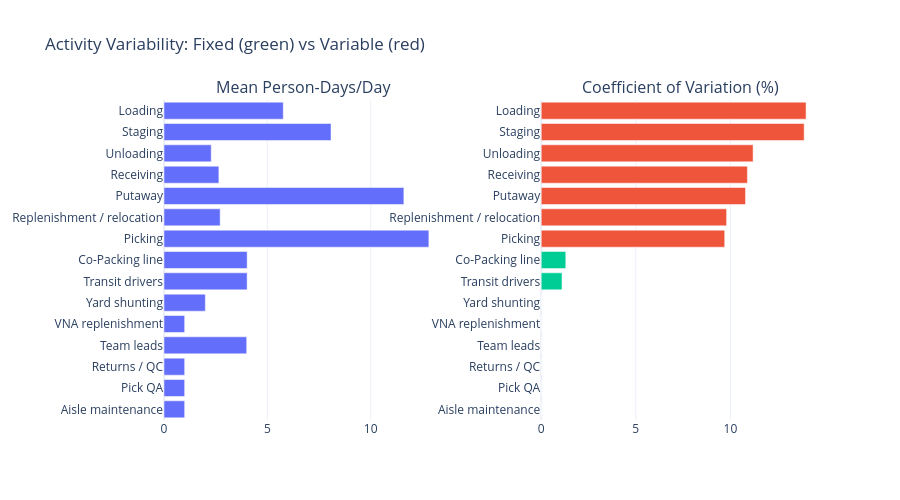

Here is the notebook cell this chart was saved with:
### Markdown cell above
## 8. Activity Variability Analysis\n\nWhich activities are fixed (low CV) vs variable (high CV)? Fixed activities (transit, team leads, etc.) should be hard-coded; variable ones (picking, putaway, staging) are where optimization matters.

### Code cell
# ── 8. Activity variability (CV bar chart) ──
activity_stats = rec_pivot.describe().T[["mean", "std"]].copy()
activity_stats["cv_pct"] = (activity_stats["std"] / activity_stats["mean"] * 100).round(1)
activity_stats = activity_stats.sort_values("cv_pct", ascending=True)

fig8 = make_subplots(rows=1, cols=2, subplot_titles=["Mean Person-Days/Day", "Coefficient of Variation (%)"],
                     horizontal_spacing=0.15)

fig8.add_trace(go.Bar(
    y=activity_stats.index, x=activity_stats["mean"],
    orientation="h", marker_color="#636EFA", name="Mean",
    hovertemplate="%{y}: %{x:.1f} person-days<extra></extra>"
), row=1, col=1)

fig8.add_trace(go.Bar(
    y=activity_stats.index, x=activity_stats["cv_pct"],
    orientation="h",
    marker_color=np.where(activity_stats["cv_pct"] < 2, "#00CC96", "#EF553B"),
    name="CV%",
    hovertemplate="%{y}: %{x:.1f}% CV<extra></extra>"
), row=1, col=2)

fig8.update_layout(
    title="Activity Variability: Fixed (green) vs Variable (red)",
    height=500, showlegend=False
)
fig8.show()

print("\\n📋 Activity Statistics:")
print(activity_stats[["mean", "std", "cv_pct"]].rename(columns={"mean": "Mean PD/Day", "std": "Std Dev", "cv_pct": "CV%"}).to_string())

### Figure 1 — Plotly figure (JSON) as saved in the notebook; plotly's stock layout.template omitted (floating-point values rounded to 4 significant figures)
{"data": [{"hovertemplate": "%{y}: %{x:.1f} person-days<extra></extra>", "marker": {"color": "#636EFA"}, "name": "Mean", "orientation": "h", "type": "bar", "x": [1.0, 1.0, 1.0, 4.0, 1.0, 2.0, 4.021, 4.023, 12.81, 2.716, 11.6, 2.655, 2.285, 8.08, 5.768], "xaxis": "x", "y": ["Aisle maintenance", "Pick QA", "Returns / QC", "Team leads", "VNA replenishment", "Yard shunting", "Transit drivers", "Co-Packing line", "Picking", "Replenishment / relocation", "Putaway", "Receiving", "Unloading", "Staging", "Loading"], "yaxis": "y"}, {"hovertemplate": "%{y}: %{x:.1f}% CV<extra></extra>", "marker": {"color": ["#00CC96", "#00CC96", "#00CC96", "#00CC96", "#00CC96", "#00CC96", "#00CC96", "#00CC96", "#EF553B", "#EF553B", "#EF553B", "#EF553B", "#EF553B", "#EF553B", "#EF553B"]}, "name": "CV%", "orientation": "h", "type": "bar", "x": [0.0, 0.0, 0.0, 0.0, 0.0, 0.0, 1.1, 1.3, 9.7, 9.8, 10.8, 10.9, 11.2, 13.9, 14.0], "xaxis": "x2", "y": ["Aisle maintenance", "Pick QA", "Returns / QC", "Team leads", "VNA replenishment", "Yard shunting", "Transit drivers", "Co-Packing line", "Picking", "Replenishment / relocation", "Putaway", "Receiving", "Unloading", "Staging", "Loading"], "yaxis": "y2"}], "layout": {"annotations": [{"font": {"size": 16}, "showarrow": false, "text": "Mean Person-Days/Day", "x": 0.2125, "xanchor": "center", "xref": "paper", "y": 1, "yanchor": "bottom", "yref": "paper"}, {"font": {"size": 16}, "showarrow": false, "text": "Coefficient of Variation (%)", "x": 0.7875, "xanchor": "center", "xref": "paper", "y": 1, "yanchor": "bottom", "yref": "paper"}], "height": 500, "showlegend": false, "title": {"text": "Activity Variability: Fixed (green) vs Variable (red)"}, "xaxis": {"anchor": "y", "domain": [0, 0.425]}, "xaxis2": {"anchor": "y2", "domain": [0.575, 1]}, "yaxis": {"anchor": "x", "domain": [0, 1]}, "yaxis2": {"anchor": "x2", "domain": [0, 1]}}}
